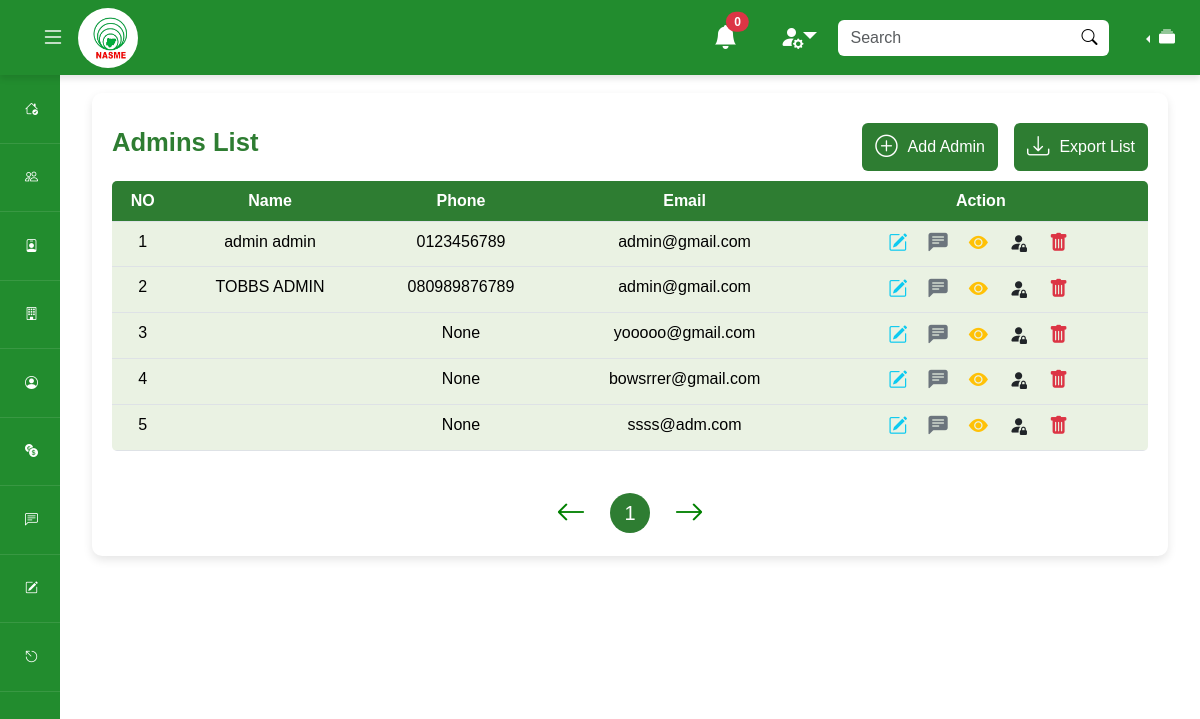
The page /testadmin/manage-admin/ (signed in) on the database as committed earlier.
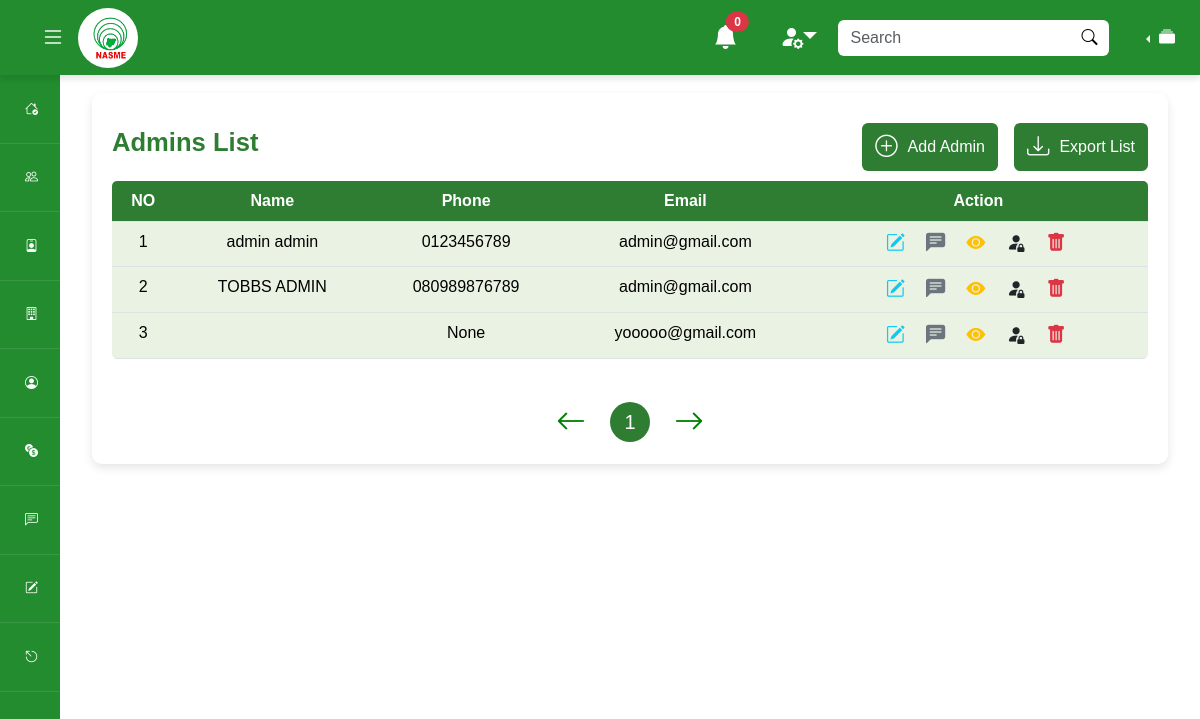
The same page on the database as committed later.
### mainapp/models.py (models this page shows)
class User(AbstractUser):
    profile_pic = models.ImageField(upload_to='profile_pics/', blank=True, null=True)
    phone_num = models.CharField(null=True, max_length=20, validators=[validators.MinLengthValidator(10)])
    dob = models.DateField(auto_now=False, auto_now_add=False, null=True)
    has_filled_profile = models.BooleanField(default=False)
    last_updated = models.DateTimeField(auto_now=True)
    created_at = models.DateTimeField(auto_now_add=True)
    random_id = models.CharField(max_length=24, null=True)
    suspend_message = models.CharField(max_length=500, null=True)
    is_suspended = models.BooleanField(default=False)

### adminapp/views.py (the view, shortened to what this page needs)
# urls.py: path('manage-admin/', views.manage_admin, name='manage-admin'),
def manage_admin(request):
    match request.user:
        case _ if request.user.is_authenticated == False:
            return redirect('admin-login')
        case _ if request.user.is_staff == False:
            return redirect('admin-login')
    all_admins = User.objects.filter(is_staff = True)
    all_admins = all_admins.filter(is_active = True)
    context = {
        'admins' : all_admins
    }
    return render(request, 'adminapp/manage-admin.html', context)

### adminapp/context_processor.py (called while the page is built)
def global_resources(request):
    all_units = Unit.objects.all()
    context = {
        'units': all_units
    }
    return context

### templates/adminapp/manage-admin.html (shortened to what this page needs)
{% extends 'partials/base.html' %} {% load static %} {% block styles %}
<link rel="stylesheet" href="{% static 'css/styles.css' %}" />
{% endblock styles %} {% block content %}
<div class="container my-5">
  <div class="row justify-content-center align-items-center">
    <div class="col-lg-12">
      <div class="table-container">
        <div class="table-actions">
          <h2>Admins List</h2>
          <div class="d-flex justify-content-center align-items-center gap-3">
            <a href="{%url 'register-admin' %}" class="btn btn-custom">
              <i class="bi bi-plus-circle icon icon-btn"></i>
              <span>Add Admin</span>
            </a>
            <button class="btn btn-custom">
              <i class="bi bi-download icon icon-btn"></i>
              <span>Export List</span>
            </button>
          </div>
        </div>
        <div class="table-responsive-xxl">
          <table class="table table-hover">
            <thead>
              <tr>
                <th class="text-center">NO</th>
                <th class="text-center">Name</th>
                <th class="text-center">Phone</th>
                <th class="text-center">Email</th>
                <th class="text-center">Action</th>
              </tr>
            </thead>
            <tbody>
              {% for admin in admins %}
              <tr>
                <td>{{forloop.counter}}</td>
                <td>{{admin.first_name}} {{admin.last_name}}</td>
                <td>{{admin.phone_num}}</td>
                <td>{{admin.email}}</td>
                <td class="action-icons">
                  <div class="action-icons-container">
                    <a href="#editMemberModal" data-bs-memberId="{{admin.random_id}}" data-bs-toggle="modal"
                      data-bs-business='
                                      {
                                        "memberFirstname": "{{admin.first_name}}",
                                        "memberLastname": "{{admin.last_name}}",
                                        "memberNum": "{{admin.phone_num}}",
                                        "memberEmail": "{{admin.email}}",
                                        "memberPfp" : "{% if admin.profile_pic.url is not None %}{{admin.profile_pic.url}}{% endif %}"
                                      }
                                    ' class="text-info" title="edit-member"><i class="bi bi-pencil-square"></i></a>
                    <a href="#MessageMemberModal" data-bs-memberId="{{admin.random_id}}"
                      data-bs-businessName='{{admin.first_name}}' data-bs-toggle="modal" class="text-secondary"
                      title="message-member"><i class="bi bi-chat-left-text-fill"></i></a>
                    <a href="#" class="text-warning" title="view-member-details"><i class="bi bi-eye-fill"></i></a>
                    <a href="#SuspendMemberModal" data-bs-memberId="{{admin.random_id}}"
                      data-bs-businessName='{{admin.first_name}}' class="text-dark" data-bs-toggle="modal"
                      title="Suspend-member"><i class="bi bi-person-fill-lock"></i></a>
                    <a href="#deleteMembermodal" data-bs-memberId="{{admin.random_id}}" data-bs-toggle="modal"
                      class="text-danger" title="Delete-member"><i class="bi bi-trash-fill"></i></a>
                  </div>
                </td>
              </tr>
              {% endfor %}
            </tbody>
          </table>
        </div>
        <div class="d-flex justify-content-center gap-4 align-items-center mt-4">
          <i class="bi bi-arrow-left pagination-arrow"></i>
          <div>
            <button class="btn-pagination">1</button>
          </div>
          <i class="bi bi-arrow-right pagination-arrow"></i>
        </div>
      </div>
    </div>
  </div>
</div>
</div>
{% endblock content %}

Rows that differ between the two databases and show on the page:
no longer on this page (row edited): User: phone_num "None", email "bowsrrer@gmail.com"
removed User: phone_num "None", email "ssss@adm.com"
